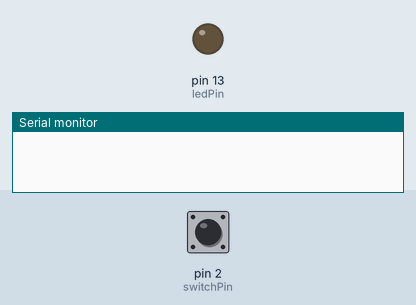
The sketch below on a simulated Arduino Uno, built with avr-gcc and run on an emulated ATmega328P. Shown: output pins drawn as LEDs (lit = HIGH), the last lines printed to the serial monitor. Inputs (shaded band) come from the test bench; at power-on: pin 2 (switchPin) LOW.

Above: at 1.2 s.
1.3 s: pin 2 (switchPin) pulled HIGH for 0.15 s
At 1.37 s:
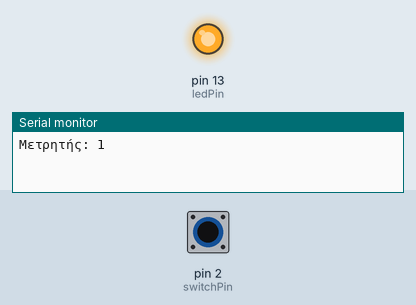
2.9 s: pin 2 (switchPin) pulled HIGH for 3.2 s
At 6.5 s:
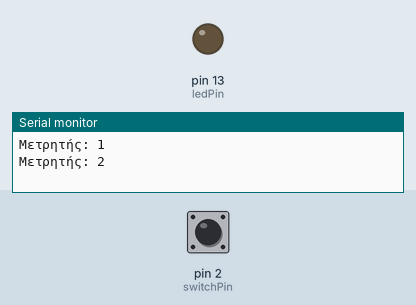
Timing chart, 0 to 8.0 s (numbered marks = the images above; inputs shaded):
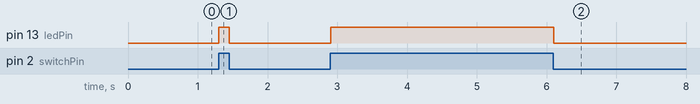

The sketch:

counter.serial.ino
```cpp
int ledPin = 13; // ενσωματωμένο LED
int switchPin =2; // είσοδος από έναν αισθητήρα
int val = 0; // μεταβλητή που διαβάζει την είσοδο
int counter = 0;
int currentState = 0;
int previousState = 0;

void setup() {
pinMode(ledPin, OUTPUT); // δήλωση της LED ως έξοδος
pinMode(switchPin, INPUT); // δήλωση του αισθητήρα ως είσοδος
Serial.begin(9600);
}

void loop(){
val = digitalRead(switchPin); // διαβάσει την είσοδο
if (val == HIGH) { // έλεγχος για λογικό HIGH
digitalWrite(ledPin, HIGH); // ανάβει το LED
currentState = 1;
}
else {
digitalWrite(ledPin, LOW); // σβήνει το LED
currentState = 0;
}
if(currentState != previousState){
if(currentState == 1){
counter = counter + 1;
Serial.print("Μετρητής: ");
Serial.println(counter);
}
}
previousState = currentState;
delay(10);
}
```

Measured:
- after the input at 1.3 s, pin 13 (ledPin): LOW → HIGH at once, → LOW 0.15 s later
- after the input at 2.9 s, pin 13 (ledPin): LOW → HIGH at once, → LOW 3.2 s later
